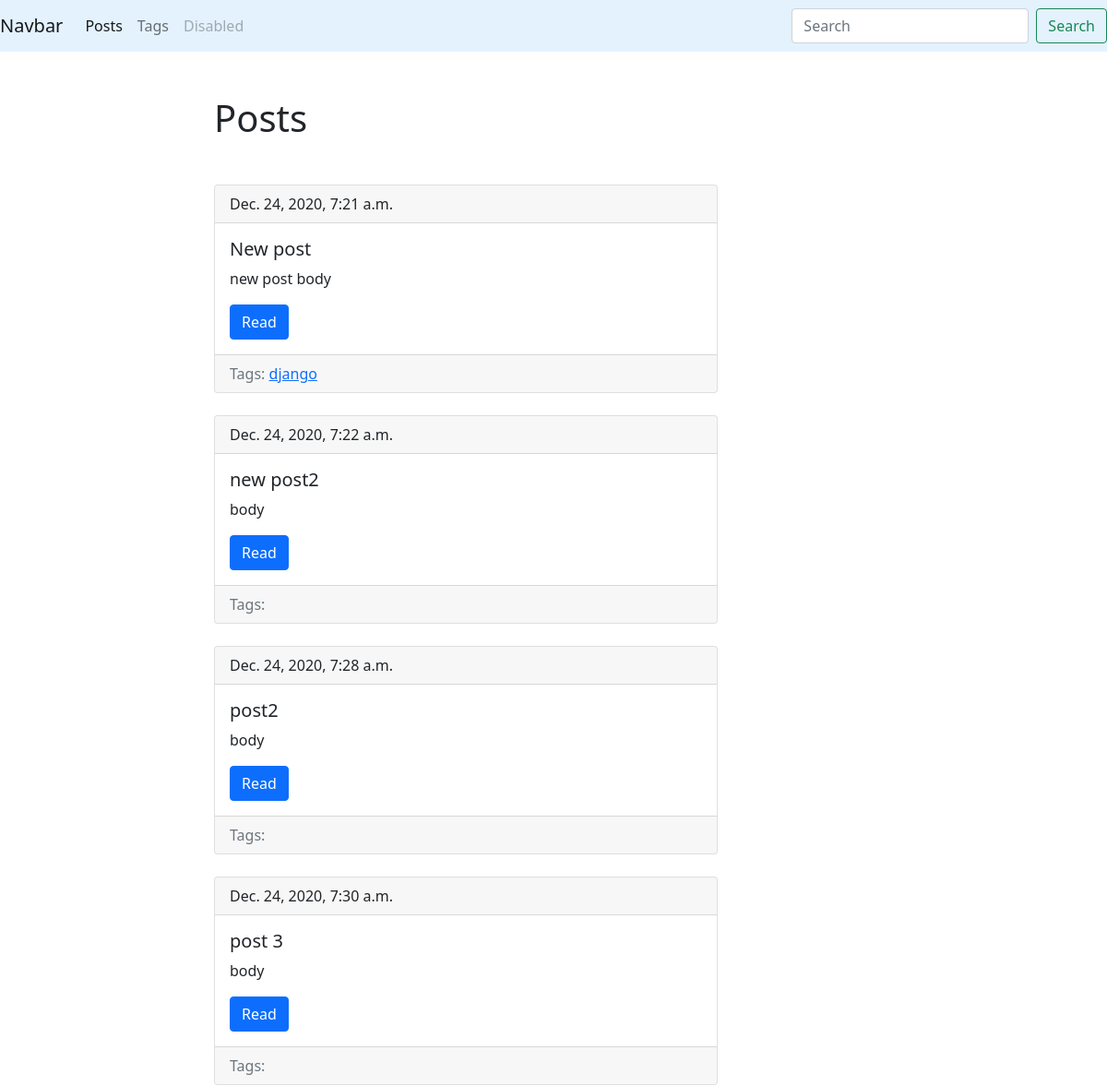
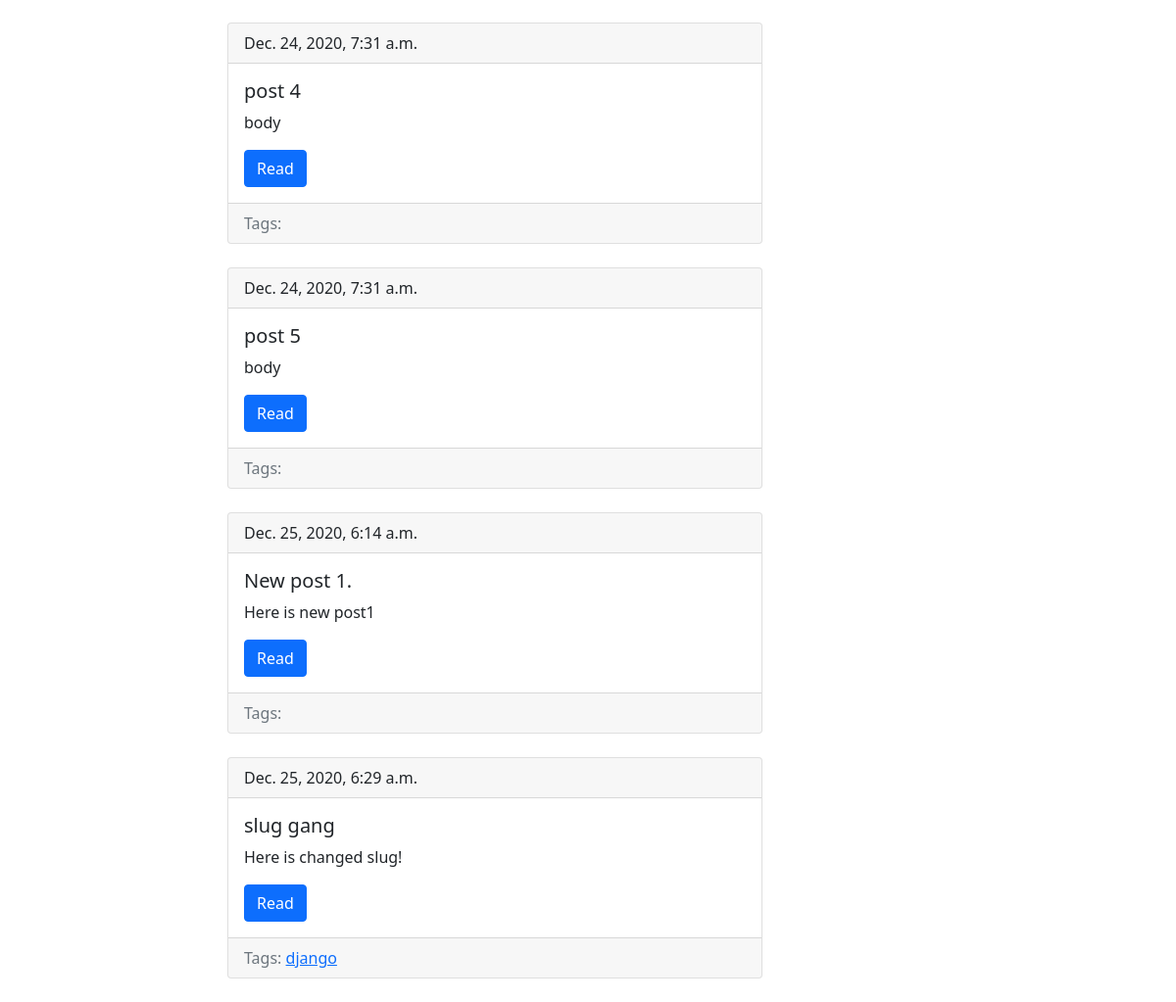
Screenshot of /blog/ with the database file from the repository (2 pictures, top to bottom).
### blog/models.py (models this page shows, shortened)
class Post(models.Model):
    title = models.CharField(max_length=150, db_index=True)
    slug = models.SlugField(max_length=150, blank=True, unique=True)
    body = models.TextField(blank=True, db_index=True)
    tags = models.ManyToManyField('Tag', blank=True, related_name='posts')
    date_pub = models.DateTimeField(auto_now_add=True)
    def get_absolute_url(self):
        return reverse('post_detail_url', kwargs={'slug': self.slug})

class Tag(models.Model):
    title = models.CharField(max_length=50)
    slug = models.SlugField(max_length=50, unique=True)
    def get_absolute_url(self):
        return reverse('tag_detail_url', kwargs={'slug': self.slug})

### blog/views.py (the view)
# urls.py: path('', posts_list, name='posts_list_url'),
def posts_list(request):
    posts = Post.objects.all()
    return render(request, 'blog/index.html', context={'posts': posts})

### blog/templates/blog/index.html (shortened to what this page needs)
{% extends 'blog/base_blog.html' %}
{% block content%}
    <h1 class="mb-5">Posts</h1>
    {% for post in posts %}
        {% include 'blog/includes/post_card_template.html' %}
    {% endfor %}
{% endblock %}

### blog/templates/blog/includes/post_card_template.html
  <div class="card mb-4">
      <div class="card-header">
          {{ post.date_pub }}
      </div>
      <div class="card-body">
          <h5 class="card-title">{{ post.title }}</h5>
          <p class="card-text">{{ post.body|truncatewords:15 }}</p>
          <a href="{{ post.get_absolute_url }}" class="btn btn-primary">Read</a>
      </div>
      <div class="card-footer text-muted">
          Tags:
          {% for tag in post.tags.all  %}
              <a href="{{ tag.get_absolute_url }}">{{ tag.title }}</a>
          {% endfor %}
      </div>
  </div>

### rows the page displays
Post: date_pub "Dec. 24, 2020, 7:21 a.m.", title "New post", body "new post body"
Tag: title "django"
Post: date_pub "Dec. 24, 2020, 7:22 a.m.", title "new post2", body "body"
Post: date_pub "Dec. 24, 2020, 7:28 a.m.", title "post2", body "body"
Post: date_pub "Dec. 24, 2020, 7:30 a.m.", title "post 3", body "body"
Post: date_pub "Dec. 24, 2020, 7:31 a.m.", title "post 4", body "body"
Post: date_pub "Dec. 24, 2020, 7:31 a.m.", title "post 5", body "body"
Post: date_pub "Dec. 25, 2020, 6:14 a.m.", title "New post 1.", body "Here is new post1"
Post: date_pub "Dec. 25, 2020, 6:29 a.m.", title "slug gang", body "Here is changed slug!"
